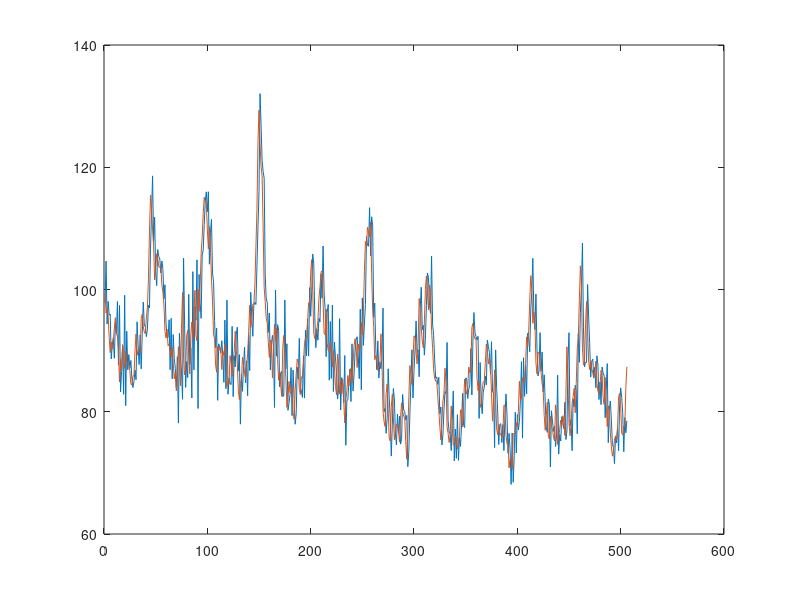
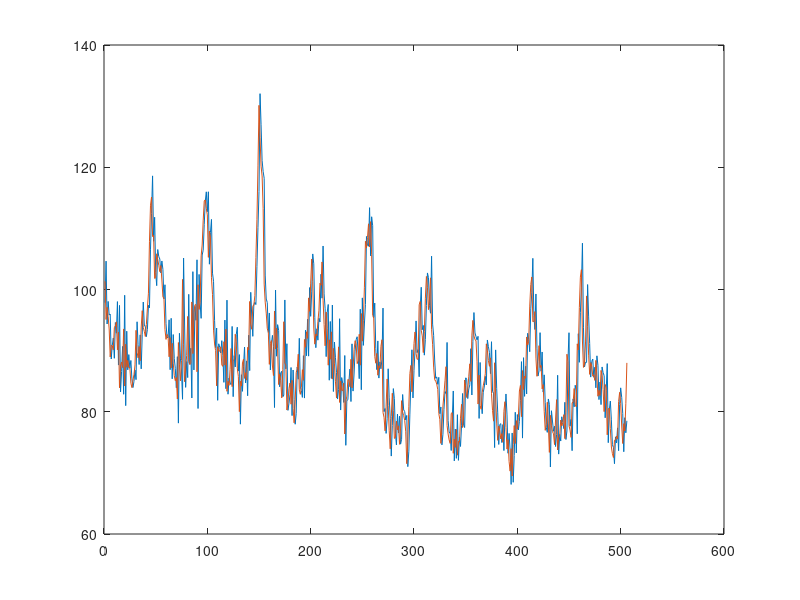

Reproduce these figures in MATLAB, in order.

clc;

T = dlmread('datasets/cmort_table.txt');

%%%%%%%%%%%%%%%%%% using linear expression %%%%%%%%%%%%%%%%%%

z = zeros(2, 506);
x = zeros(1,506);
f = zeros(1,506);
y = zeros(1,506);

t = 1:1:506;
mean = 0;
var1 = 0;
var2 = 0;

% construct matrix Z and X
for i=1:506
    x(1,i) = T(i,3);
    z(1,i) = T(i+1,3);
    z(2,i) = T(i+2,3);
    mean = mean + x(1,i);
end;
mean = mean/506;

phi = inv((z*z'))*z*x'; % linear regression
for i=1:506
    f(1,i)=phi(1)*z(1,i)+phi(2)*z(2,i);
    var1 = var1 + (f(1,i)-x(1,i))^2;
end;



hold off;
plot(t,x); % plot original dataset
hold on;
plot(t,f); % plot fitted data 
hold on;

%%%%%%%%%%%%%%%%%% using yulo-walker %%%%%%%%%%%%%%%%%%

yw = aryule(x,2);

for i=1:506
    y(1,i)=-yw(2)*z(1,i)-yw(3)*z(2,i);
    var2 = var2 + (y(1,i)-x(1,i))^2;
end

figure(2);
hold off;
plot(t,x); % plot original dataset
hold on;
plot(t,y); % plot fitted data 
hold on;

fprintf('variance using linear regression is %f\n',var1/506);
fprintf('variance using yule-walker is %f\n',var2/506);
if var1<var2
    disp('linear regression is lightly more accurate');
else
    disp('yule walker is slightly more accurate');
end;

